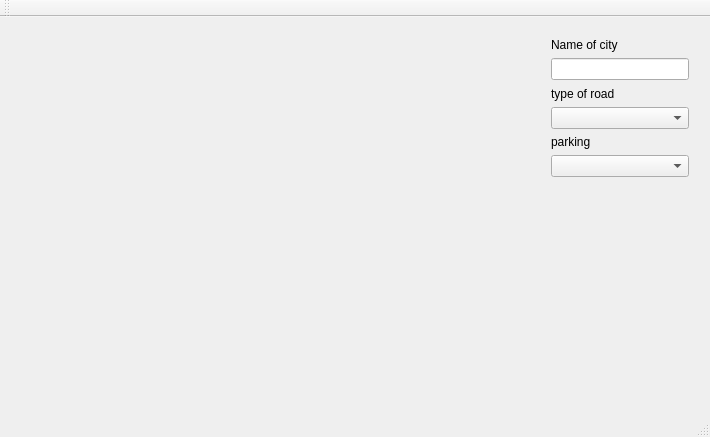
<?xml version="1.0" encoding="UTF-8"?>
<ui version="4.0">
 <class>MainWindow</class>
 <widget class="QMainWindow" name="MainWindow">
  <property name="geometry">
   <rect>
    <x>0</x>
    <y>0</y>
    <width>710</width>
    <height>437</height>
   </rect>
  </property>
  <property name="windowTitle">
   <string>MainWindow</string>
  </property>
  <widget class="QWidget" name="centralWidget">
   <widget class="QWidget" name="verticalLayoutWidget">
    <property name="geometry">
     <rect>
      <x>540</x>
      <y>0</y>
      <width>2</width>
      <height>2</height>
     </rect>
    </property>
    <layout class="QVBoxLayout" name="verticalLayout"/>
   </widget>
   <widget class="QWidget" name="verticalLayoutWidget_2">
    <property name="geometry">
     <rect>
      <x>540</x>
      <y>10</y>
      <width>160</width>
      <height>161</height>
     </rect>
    </property>
    <layout class="QVBoxLayout" name="verticalLayout_2">
     <item>
      <widget class="QLabel" name="label">
       <property name="text">
        <string>Name of city</string>
       </property>
      </widget>
     </item>
     <item>
      <widget class="QLineEdit" name="lineEdit"/>
     </item>
     <item>
      <widget class="QLabel" name="label_2">
       <property name="text">
        <string>type of road</string>
       </property>
      </widget>
     </item>
     <item>
      <widget class="QComboBox" name="comboBox"/>
     </item>
     <item>
      <widget class="QLabel" name="label_3">
       <property name="text">
        <string>parking</string>
       </property>
      </widget>
     </item>
     <item>
      <widget class="QComboBox" name="comboBox_2"/>
     </item>
    </layout>
   </widget>
  </widget>
  <widget class="QMenuBar" name="menuBar">
   <property name="geometry">
    <rect>
     <x>0</x>
     <y>0</y>
     <width>710</width>
     <height>26</height>
    </rect>
   </property>
  </widget>
  <widget class="QToolBar" name="mainToolBar">
   <attribute name="toolBarArea">
    <enum>TopToolBarArea</enum>
   </attribute>
   <attribute name="toolBarBreak">
    <bool>false</bool>
   </attribute>
  </widget>
  <widget class="QStatusBar" name="statusBar"/>
 </widget>
 <layoutdefault spacing="6" margin="11"/>
 <resources/>
 <connections/>
</ui>
